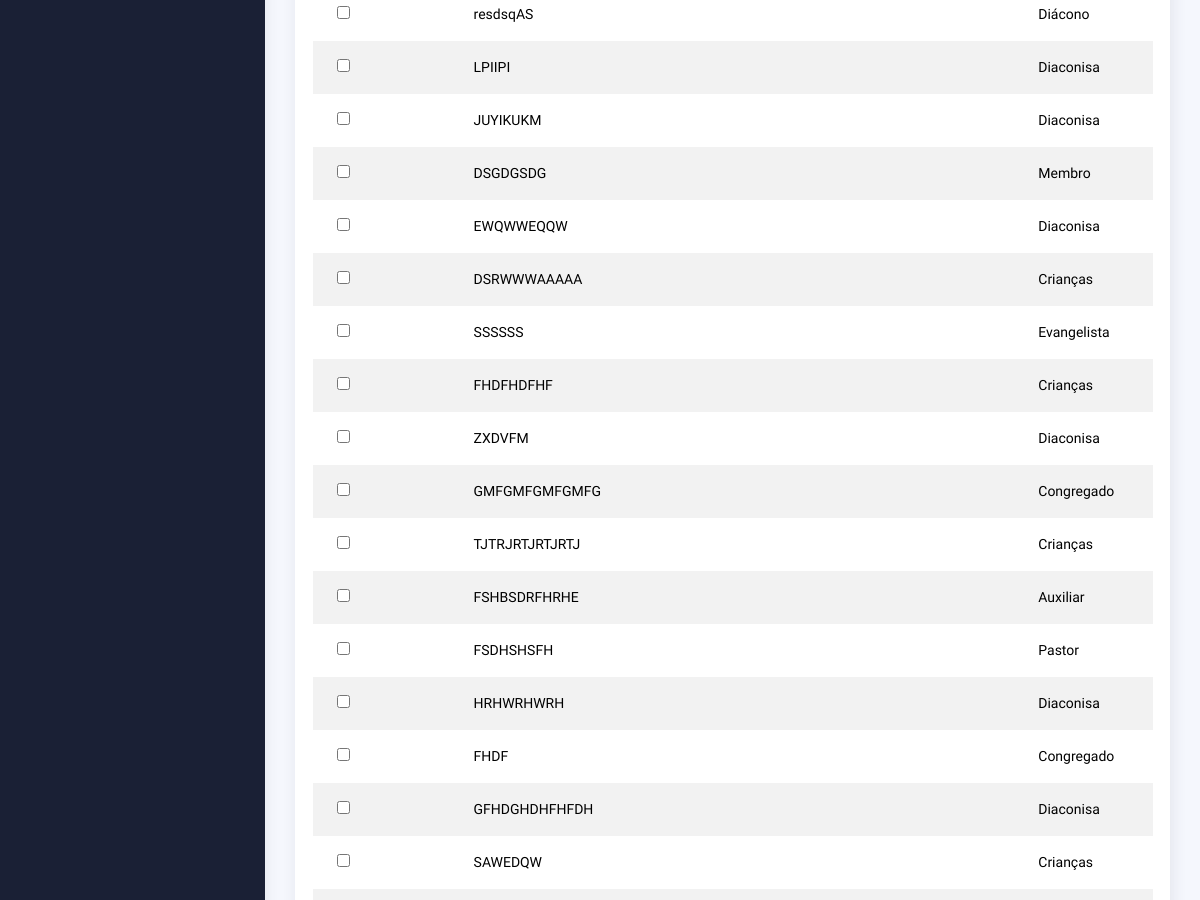
The page /index/selecionar_carteirinhas/ (signed in, middle part) on the database as committed earlier.
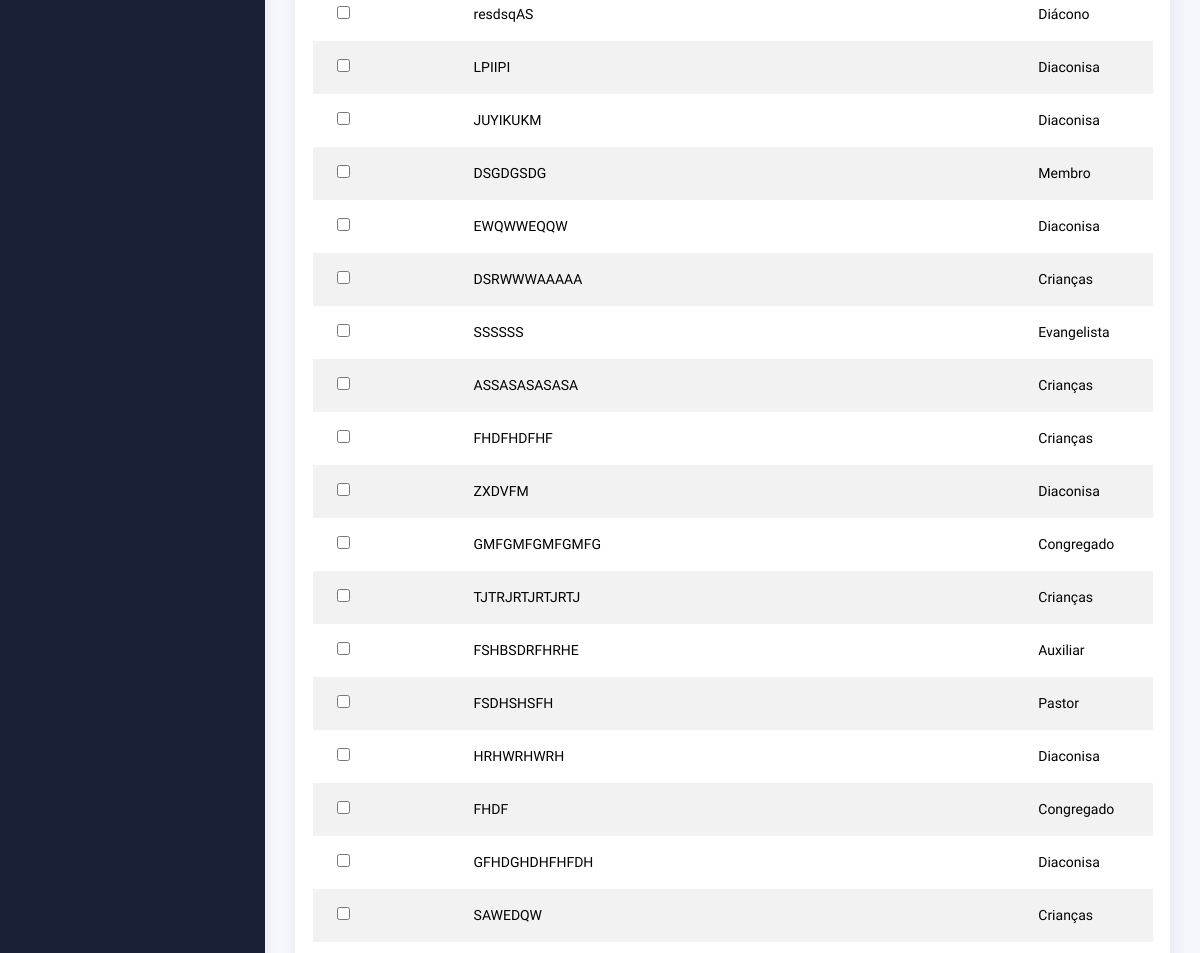
The same page on the database as committed later.
### plataformaigreja/models.py (models this page shows, shortened)
class Membros(models.Model):
    choices_sexo = (('F', 'Feminino'),
                    ('M', 'Masculino'))
    choices_cargo = (('A', 'Auxiliar'),
                     ('C', 'Congregado'),
                     ('Cr', 'Crianças'),
                     ('Da', 'Diaconisa'),
                     ('D', 'Diácono'),
                     ('E', 'Evangelista'),
                     ('J', 'Jovem'),
                     ('Mb', 'Membro'),
                     ('Mi', 'Missionário(a)'),
                     ('Pr', 'Pastor'),
                     ('P', 'Presbítero'))
    nome = models.CharField(max_length=50)
    sexo = models.CharField(max_length=1, choices=choices_sexo)
    cpf = models.CharField(max_length=20, blank=True, null=True)
    email = models.EmailField(blank=True, null=True)
    telefone = models.CharField(max_length=19, blank=True, null=True)
    endereco = models.CharField(max_length=100, blank=True, null=True)
    foto = models.ImageField(upload_to="img_membros", null=True, blank=True)
    data_nascimento = models.DateField(null=True, blank=True)
    data_batismo = models.DateField(null=True, blank=True)
    cargo = models.CharField(max_length=2, choices=choices_cargo)
    pastor = models.ForeignKey(
        User,
        on_delete=models.CASCADE
    )
    nome_igreja = models.ForeignKey('igreja.Igreja', on_delete=models.CASCADE, null=True, blank=True)
    ativo = models.BooleanField(default=True)

### plataformaigreja/views.py (the view)
# urls.py: path('selecionar_carteirinhas/', views.selecionar_carteirinhas, name='selecionar_carteirinhas'),
@login_required(login_url='/usuarios/login')
def selecionar_carteirinhas(request):
    membros = Membros.objects.filter(pastor=request.user, ativo=True)  # Filtra pelo usuário logado
    return render(request, 'selecionar_carteirinhas.html', {'membros': membros})

### igreja/context_processors.py (called while the page is built)
def logo_igreja(request):
    if request.user.is_authenticated:
        igreja = Igreja.objects.filter(pastor=request.user).first()
        return {"logo_igreja": igreja.logo.url if igreja and igreja.logo else None}
    return {"logo_igreja": None}

### plataformaigreja/context_processors.py (called while the page is built)
def total_membros_context(request):
    if request.user.is_authenticated:
        total_membros = Membros.objects.filter(pastor=request.user, ativo=True).count()
    else:
        total_membros = 0
    return {
        'total_membros': total_membros
    }

def total_membros_transferidos(request):
    if request.user.is_authenticated:
        total_membros_transf = Membros.objects.filter(pastor=request.user, ativo=False).count()
    else:
        total_membros_transf = 0
    return {
        'total_membros_transf': total_membros_transf
    }

### plataformaigreja/templates/selecionar_carteirinhas.html (shortened to what this page needs)
{% extends "bases/base_plataformaigreja.html" %}
{% load static %}
{% block 'conteudo' %}
      <div class="col-md-12">
        <div class="card">
          <div class="card-body">
            <div class="table-responsive">
              <form method="POST" action="{% url 'imprimir_carteirinhas' %}">{% csrf_token %}
                <table id="add-row" class="display table table-striped table-hover">
                        <tbody>
                            {% for membro in membros %}
                            <tr>
                                <td style="width: 10%"><input type="checkbox" name="membros_selecionados" value="{{ membro.id }}"></td>
                                <td>{{ membro.nome }}</td>
                                <td style="width: 15%">{{ membro.get_cargo_display }}</td>
                            </tr>
                            {% empty %}
                            <tr>
                                <td colspan="3" class="text-center">Nenhum membro cadastrado!</td>
                            </tr>
                            {% endfor %}
                        </tbody>
                      </table>
                    </form>
                    </div>
                  </div>
                </div>
              </div>
            </div>
          </div>
        </div>
{% endblock %}

Rows that differ between the two databases and show on the page:
now on this page (row edited): Membros: nome "ASSASASASASA", cargo "Crianças"
